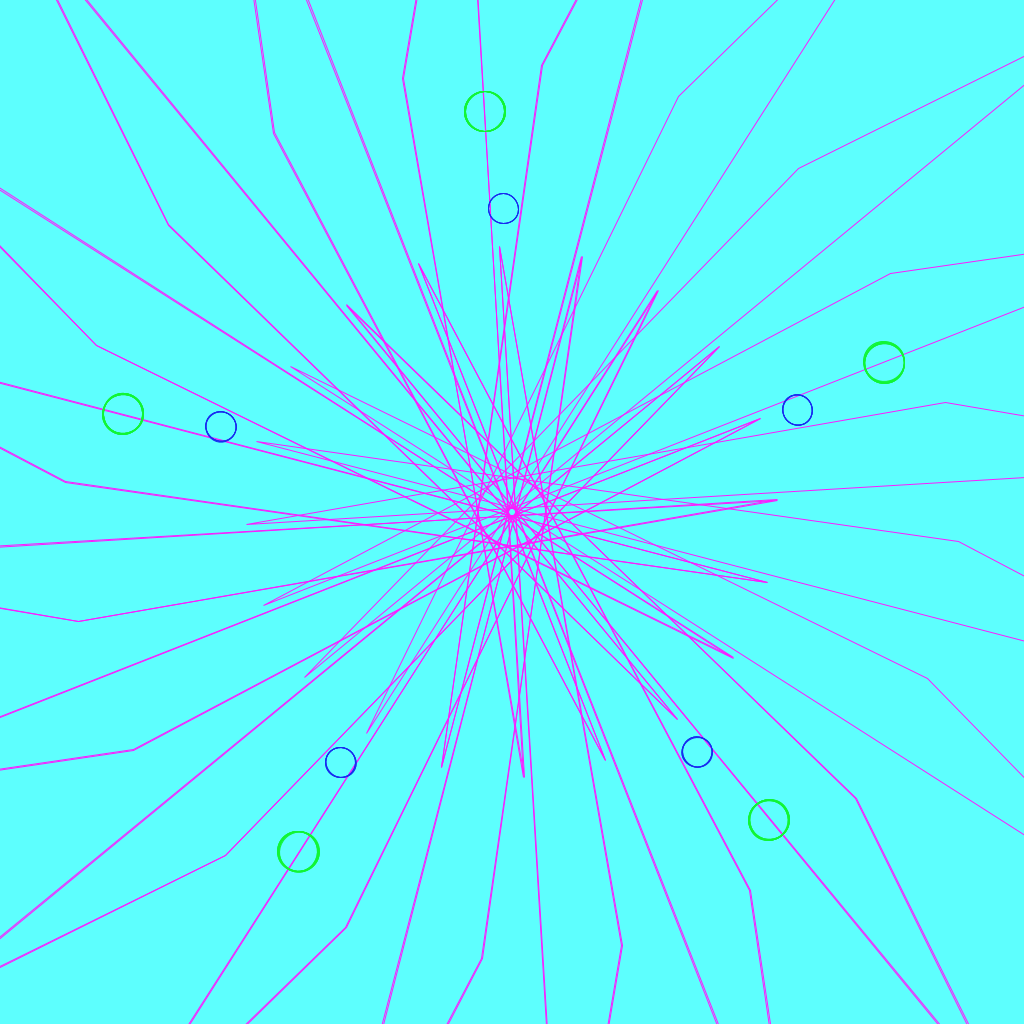
Frame 1 (no input)
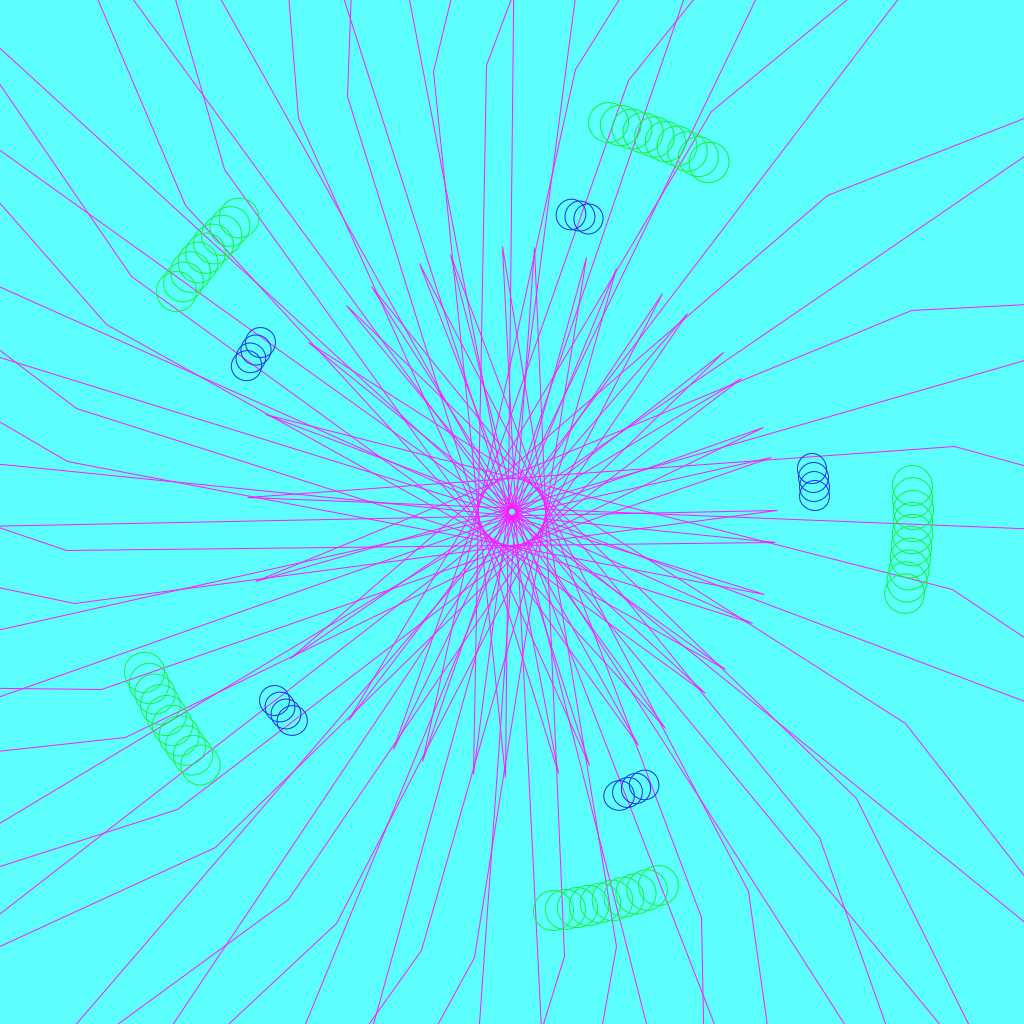
Frame 60 (the mouse pressed at the canvas centre just before this capture)
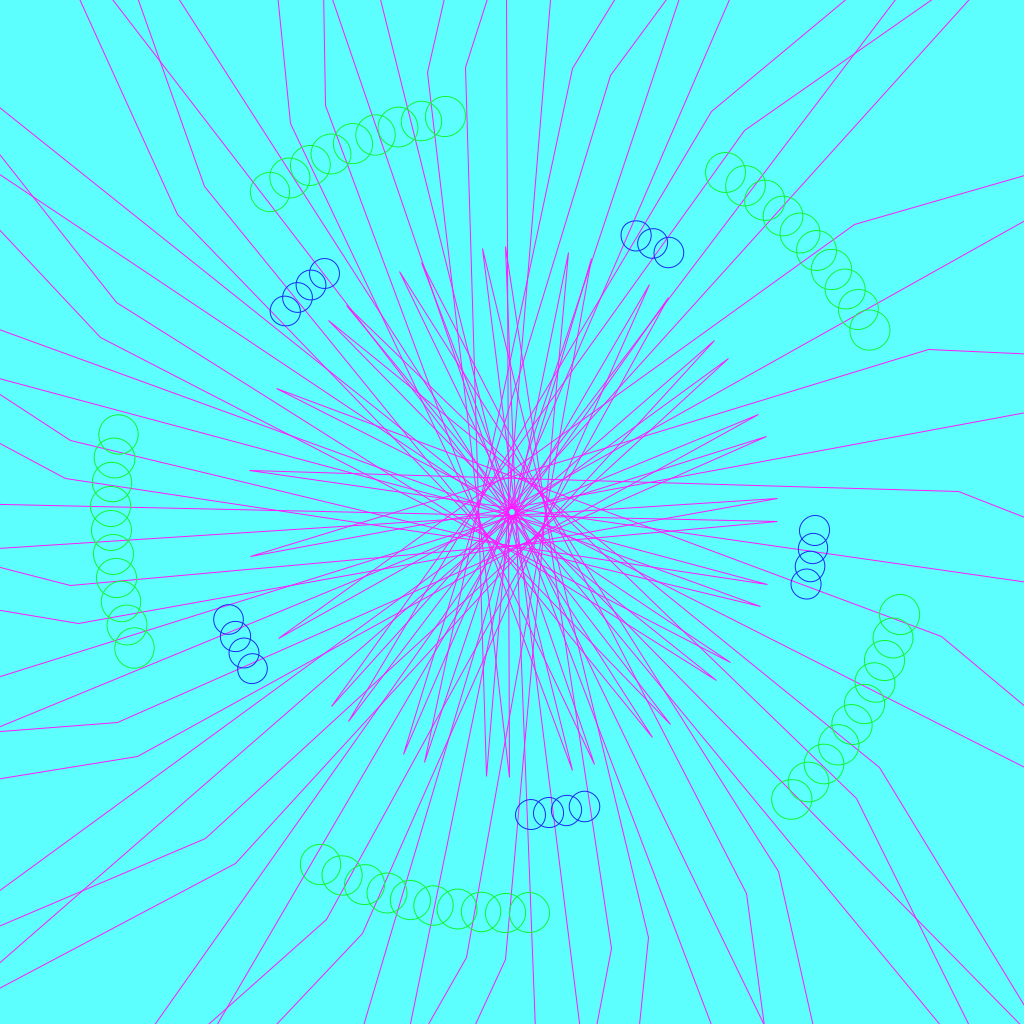
Frame 120 (the mouse held since frame 60 and released just before this capture)

The Processing sketch that drew these frames (run headless with seeded random() and noise(); from frame 60 on, the mouse is pressed at the canvas centre):

// Processing sketch: Unit3_Assignment_2_Loops
// ── Unit3_Assignment_2_Loops.pde
void setup() {
  size(1024, 1024);
  
}

void draw() {
  //Teal Background
  background(#5DFFFE); 
  noFill();
  translate(width/2, height/2);
  
  //Purple Triangles
  stroke(#FB1CFF);
  for(int y = 0; y < 34; y += 1){
    translate(0, 0);
    triangle(-166, -207, 344, 286, 500, 600);
    rotate (TAU / 20 + frameCount * 0.0001);
  }
  
  //Dark Blue Circle
  stroke(#182BF0);
  for ( int y = 0; y < 19; y+= 1){
    translate(0, 0);
    circle(10, 303, 30);
    rotate (TAU / 5 + frameCount * 0.0001);
  }
  
  //Lime Green Circles
  stroke(#11F535);
  for( int y = 0; y < 49; y += 1){
    translate(0, 0);
    circle(30, 400, 40);
    rotate (TAU / 5 + frameCount * 0.0001);
  }
    
    if(frameCount == 1) {
    String filename = "output";
    save(filename + ".png");
    print("canvas saved as " + filename + ".png");
  }




} 
